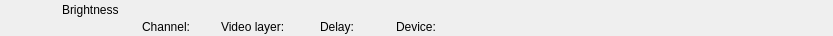
<?xml version="1.0" encoding="UTF-8"?>
<ui version="4.0">
 <class>RundownBrightnessWidget</class>
 <widget class="QWidget" name="RundownBrightnessWidget">
  <property name="geometry">
   <rect>
    <x>0</x>
    <y>0</y>
    <width>833</width>
    <height>36</height>
   </rect>
  </property>
  <layout class="QHBoxLayout" name="horizontalLayout">
   <property name="margin">
    <number>0</number>
   </property>
   <item>
    <widget class="QFrame" name="frameItem">
     <property name="sizePolicy">
      <sizepolicy hsizetype="Preferred" vsizetype="Fixed">
       <horstretch>0</horstretch>
       <verstretch>0</verstretch>
      </sizepolicy>
     </property>
     <property name="minimumSize">
      <size>
       <width>0</width>
       <height>36</height>
      </size>
     </property>
     <widget class="QLabel" name="labelThumbnail">
      <property name="geometry">
       <rect>
        <x>22</x>
        <y>2</y>
        <width>32</width>
        <height>32</height>
       </rect>
      </property>
      <property name="text">
       <string/>
      </property>
      <property name="pixmap">
       <pixmap resource="../Resource.qrc">:/Graphics/Images/Mixer.png</pixmap>
      </property>
     </widget>
     <widget class="QLabel" name="labelChannel">
      <property name="geometry">
       <rect>
        <x>142</x>
        <y>19</y>
        <width>70</width>
        <height>16</height>
       </rect>
      </property>
      <property name="text">
       <string>Channel:</string>
      </property>
     </widget>
     <widget class="QLabel" name="labelLabel">
      <property name="geometry">
       <rect>
        <x>62</x>
        <y>2</y>
        <width>561</width>
        <height>16</height>
       </rect>
      </property>
      <property name="text">
       <string>Brightness</string>
      </property>
     </widget>
     <widget class="QLabel" name="labelVideolayer">
      <property name="geometry">
       <rect>
        <x>221</x>
        <y>19</y>
        <width>90</width>
        <height>16</height>
       </rect>
      </property>
      <property name="text">
       <string>Video layer:</string>
      </property>
     </widget>
     <widget class="QLabel" name="labelColor">
      <property name="geometry">
       <rect>
        <x>0</x>
        <y>0</y>
        <width>18</width>
        <height>36</height>
       </rect>
      </property>
      <property name="text">
       <string/>
      </property>
     </widget>
     <widget class="QLabel" name="labelGroupColor">
      <property name="geometry">
       <rect>
        <x>0</x>
        <y>0</y>
        <width>6</width>
        <height>36</height>
       </rect>
      </property>
      <property name="text">
       <string/>
      </property>
     </widget>
     <widget class="QLabel" name="labelDevice">
      <property name="geometry">
       <rect>
        <x>396</x>
        <y>19</y>
        <width>332</width>
        <height>16</height>
       </rect>
      </property>
      <property name="text">
       <string>Device:</string>
      </property>
     </widget>
     <widget class="QLabel" name="labelDelay">
      <property name="geometry">
       <rect>
        <x>320</x>
        <y>19</y>
        <width>67</width>
        <height>16</height>
       </rect>
      </property>
      <property name="text">
       <string>Delay:</string>
      </property>
     </widget>
    </widget>
   </item>
   <item>
    <widget class="QLabel" name="labelGpiTriggerable">
     <property name="minimumSize">
      <size>
       <width>32</width>
       <height>32</height>
      </size>
     </property>
     <property name="maximumSize">
      <size>
       <width>32</width>
       <height>32</height>
      </size>
     </property>
     <property name="text">
      <string/>
     </property>
     <property name="pixmap">
      <pixmap resource="../Resource.qrc">:/Graphics/Images/GpiConnected.png</pixmap>
     </property>
    </widget>
   </item>
   <item>
    <widget class="QLabel" name="labelDisconnected">
     <property name="minimumSize">
      <size>
       <width>32</width>
       <height>32</height>
      </size>
     </property>
     <property name="maximumSize">
      <size>
       <width>32</width>
       <height>32</height>
      </size>
     </property>
     <property name="text">
      <string/>
     </property>
     <property name="pixmap">
      <pixmap resource="../Resource.qrc">:/Graphics/Images/Disconnected.png</pixmap>
     </property>
    </widget>
   </item>
   <item>
    <widget class="QLabel" name="labelActiveColor">
     <property name="minimumSize">
      <size>
       <width>2</width>
       <height>36</height>
      </size>
     </property>
     <property name="maximumSize">
      <size>
       <width>2</width>
       <height>36</height>
      </size>
     </property>
     <property name="text">
      <string/>
     </property>
    </widget>
   </item>
  </layout>
 </widget>
 <resources>
  <include location="../Resource.qrc"/>
 </resources>
 <connections/>
 <slots>
  <slot>addToCombo()</slot>
 </slots>
</ui>
